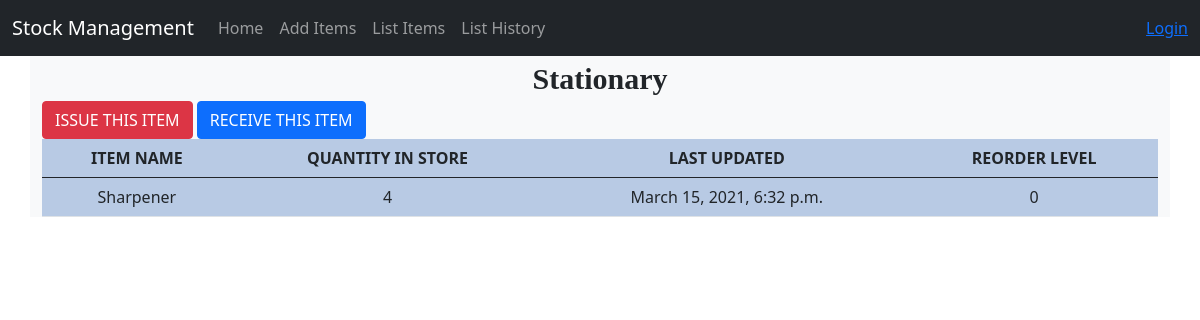
Screenshot of /stock_detail/4/ with the database file from the repository.
### stockmgmt/models.py (models this page shows, shortened)
class Category(models.Model):
	name = models.CharField(max_length=50, blank=True, null=True)
	def __str__(self):
		return self.name

class Stock(models.Model):
	category = models.ForeignKey(Category, blank=True, on_delete=models.CASCADE,null=True)
	subcategory = models.ForeignKey(Subcategory, blank=True, on_delete=models.CASCADE,null=True)
	item_name = models.CharField(max_length=50, blank=True, null=True)
	quantity = models.IntegerField(default='0', blank=True, null=True)
	receive_quantity = models.IntegerField(default='0', blank=True, null=True)
	receive_by = models.CharField(max_length=50, blank=True, null=True)
	issue_quantity = models.IntegerField(default='1', blank=True, null=True)
	issue_by = models.CharField(max_length=50, blank=True, null=True)
	issue_to = models.CharField(max_length=50, blank=True, null=True)
	phone_number = models.CharField(max_length=10, blank=True, null=True)
	created_by = models.CharField(max_length=50, blank=True, null=True)
	reorder_level = models.IntegerField(default='0', blank=True, null=True)
	last_updated = models.DateTimeField(auto_now_add=False, auto_now=True)
	timestamp = models.DateTimeField(auto_now_add=True, auto_now=False)
	prod_id = models.CharField(max_length=20,blank=True,null=True)
	shipMode = models.CharField(max_length=50, blank=True,null=True)
	market = models.CharField(max_length=50, blank=True, null=True)
	sales = models.FloatField(default='0', blank=True, null=True)
	discount = models.FloatField(default='0', blank=True, null=True)
	profit = models.FloatField(default='0', blank=True, null=True)
	shipping_cost = models.FloatField(default='0', blank=True, null=True)
	order_priority = models.IntegerField(default='0', blank=True, null=True)
	shipday = models.IntegerField(blank=True, null=True)
	shipmonth = models.IntegerField(blank=True, null=True)
	shipyear = models.IntegerField(blank=True, null=True)
	orderday = models.IntegerField(blank=True, null=True)
	ordermonth = models.IntegerField(blank=True, null=True)
	orderyear = models.IntegerField(blank=True, null=True)
	prod_price = models.FloatField(default='0', blank=True, null=True)

### stockmgmt/views.py (the view)
# urls.py: path('stock_detail/<str:id_no>/', views.stock_detail, name="stock_detail"),
def stock_detail(request, id_no):
    queryset = Stock.objects.get(id=id_no)
    context = {
        'title' : queryset.category,
        'queryset' : queryset
    }
    return render(request, 'stock_detail.html', context)

### stockmgmt/templates/stock_detail.html (shortened to what this page needs)
{% load static %}
{% include 'nav.html' %}
<!DOCTYPE html>
<html>
    <link href="{% static 'css/stylesheet.css' %}" rel="stylesheet">
    <link href="https://cdn.jsdelivr.net/npm/bootstrap@5.0.0-beta2/dist/css/bootstrap.min.css" rel="stylesheet">
    <head>
        <link rel="stylesheet" href="">
    </head>
    <body>
        <div role="main" class="container bg-light">
        <div class="header">
            {{title}}
        </div>
        <a href="{% url 'issue_items' queryset.id %}"><div class='btn btn-danger'>ISSUE THIS ITEM</div></a>
        <a href="{% url 'receive_items' queryset.id %}"><div class='btn btn-primary'>RECEIVE THIS ITEM</div></a>
        <div class="display_table">
        <table class='table'>
        <thead>
          <tr>
            <th>ITEM NAME</th>
            <th>QUANTITY IN STORE</th>
            <th>LAST UPDATED</th>
            <th> REORDER LEVEL </th>
          </tr>
        </thead>
          <tr>
            <td>{{queryset.item_name}} </a></td>
            <td>{{queryset.quantity}} </a></td>
            <td> {{queryset.last_updated}} </td>
            <td> {{queryset.reorder_level}} </td>
          </tr>
    </table>
    </div>
        </div>
    </body>
</html>

### stockmgmt/static/css/stylesheet.css (style rules this page uses)
.table { text-align: center; }
.table tr:nth-child(odd) { background: #B8CAE4 }
.header { font-size: 30px; text-align: center; font-weight: bold; font-family: 'Times New Roman', Times, serif; }

### rows the page displays
Category: name "Stationary"
Stock: item_name "Sharpener", quantity "4", last_updated "March 15, 2021, 6:32 p.m.", reorder_level "0"
